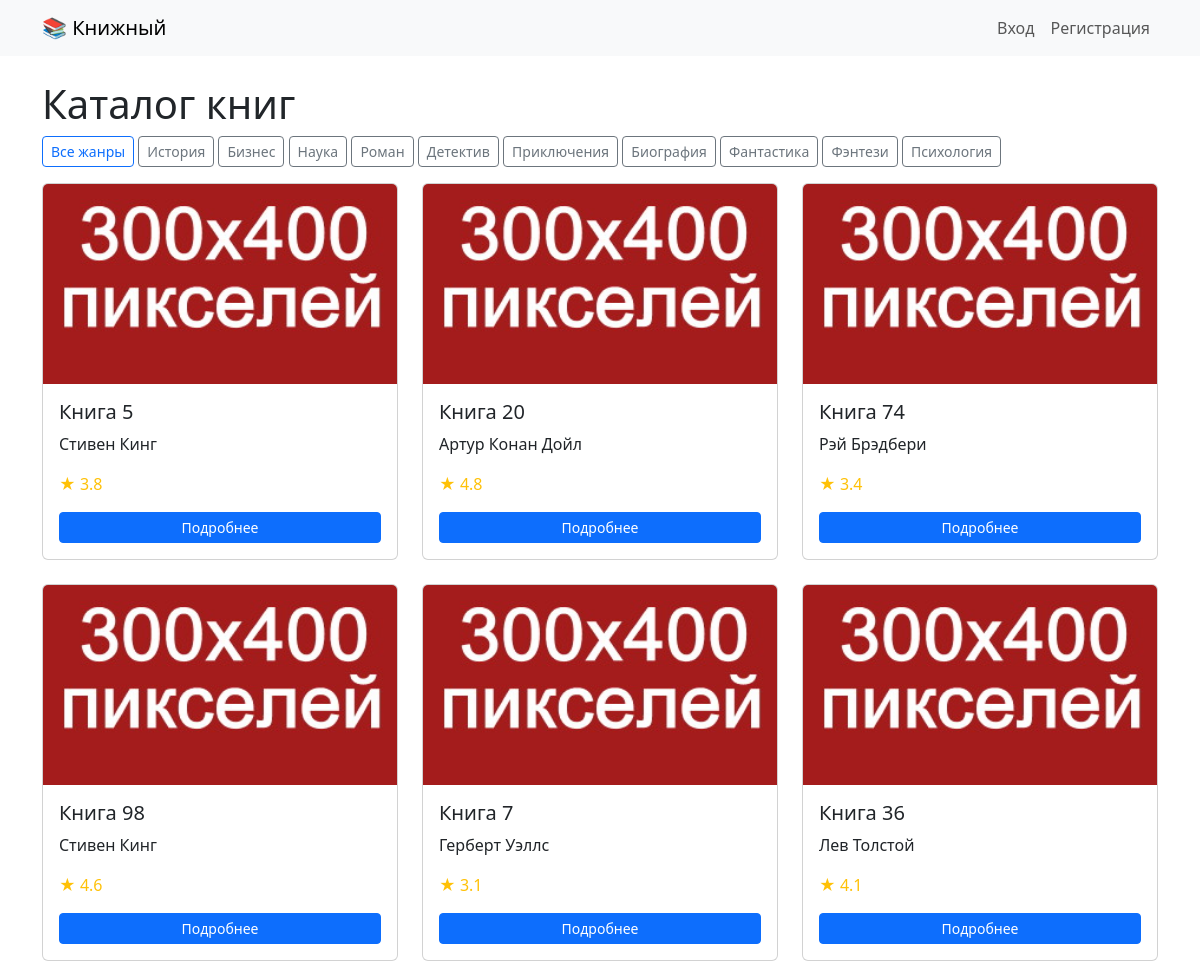
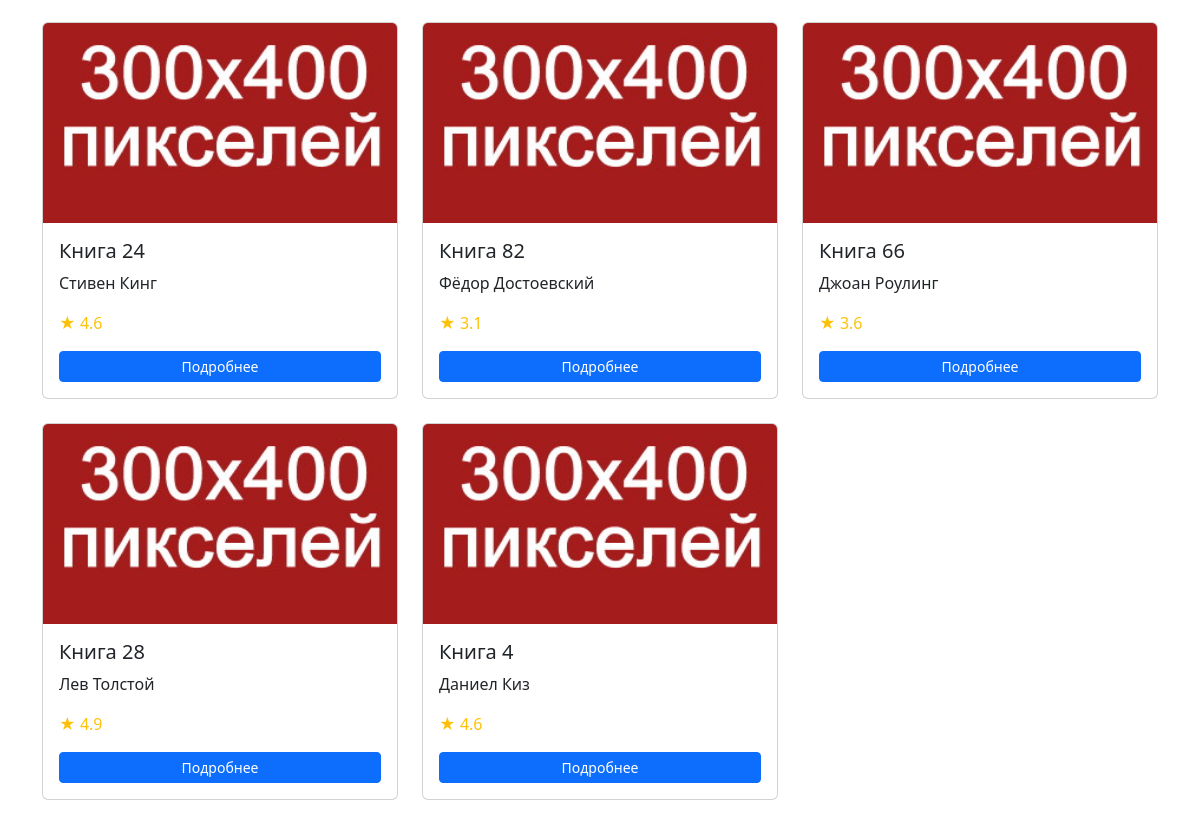
The app's page /catalog?genre=3 with its own data (2 pictures, top to bottom).
### bookstore/app/models.py (models this page shows)
class Genre(db.Model):
    id = db.Column(db.Integer, primary_key=True)
    name = db.Column(db.String(50), unique=True, nullable=False)

class Book(db.Model):
    id = db.Column(db.Integer, primary_key=True)
    title = db.Column(db.String(200), nullable=False)
    author = db.Column(db.String(100), nullable=False)
    year = db.Column(db.Integer)
    price = db.Column(db.Float, nullable=False)
    cover = db.Column(db.String(200), default='placeholder.jpg')
    description = db.Column(db.Text)
    rating = db.Column(db.Float, default=0.0)
    review_count = db.Column(db.Integer, default=0)
    genres = db.relationship('Genre', secondary=book_genre, backref='books')
    cart_items = db.relationship('CartItem', backref='book', lazy=True)
    order_items = db.relationship('OrderItem', backref='book', lazy=True)
    reviews = db.relationship('Review', backref='book', lazy=True, cascade="all, delete-orphan")

### bookstore/app/routes.py (the view)
@main.route('/catalog')
def catalog():
    genre_id = request.args.get('genre', type=int)
    if genre_id:
        books = Book.query.join(Book.genres).filter(Genre.id == genre_id).all()
    else:
        books = Book.query.all()
    genres = Genre.query.all()
    return render_template('catalog.html', books=books, genres=genres, selected_genre=genre_id)

### bookstore/app/templates/catalog.html
{% extends "base.html" %}
{% block content %}
<h1>Каталог книг</h1>
<div class="mb-3">
  <a href="{{ url_for('main.catalog') }}" class="btn btn-outline-primary btn-sm">Все жанры</a>
  {% for genre in genres %}
    <a href="{{ url_for('main.catalog', genre=genre.id) }}" class="btn btn-outline-secondary btn-sm">
      {{ genre.name }}
    </a>
  {% endfor %}
</div>
<div class="row">
{% for book in books %}
  <div class="col-md-4 mb-4">
    <div class="card h-100">
      <img src="{{ url_for('static', filename=book.cover) }}" class="card-img-top" alt="{{ book.title }}" style="height: 200px; object-fit: cover;">
      <div class="card-body d-flex flex-column">
        <h5 class="card-title">{{ book.title }}</h5>
        <p class="card-text">{{ book.author }}</p>
        <p class="text-warning">★ {{ "%.1f"|format(book.rating) }}</p>
        <a href="{{ url_for('main.book_detail', book_id=book.id) }}" class="btn btn-sm btn-primary mt-auto">Подробнее</a>
      </div>
    </div>
  </div>
{% else %}
  <p class="text-muted">Книг в этом жанре нет.</p>
{% endfor %}
</div>
{% endblock %}

### records on screen
Genre: name "История"
Genre: name "Бизнес"
Genre: name "Наука"
Genre: name "Роман"
Genre: name "Детектив"
Genre: name "Приключения"
Genre: name "Биография"
Genre: name "Фантастика"
Genre: name "Фэнтези"
Genre: name "Психология"
Book: cover (placeholder picture), title "Книга 5", author "Стивен Кинг", rating "3.8"
Book: cover (placeholder picture), title "Книга 20", author "Артур Конан Дойл", rating "4.8"
Book: cover (placeholder picture), title "Книга 74", author "Рэй Брэдбери", rating "3.4"
Book: cover (placeholder picture), title "Книга 98", author "Стивен Кинг", rating "4.6"
Book: cover (placeholder picture), title "Книга 7", author "Герберт Уэллс", rating "3.1"
Book: cover (placeholder picture), title "Книга 36", author "Лев Толстой", rating "4.1"
Book: cover (placeholder picture), title "Книга 24", author "Стивен Кинг", rating "4.6"
Book: cover (placeholder picture), title "Книга 82", author "Фёдор Достоевский", rating "3.1"
Book: cover (placeholder picture), title "Книга 66", author "Джоан Роулинг", rating "3.6"
Book: cover (placeholder picture), title "Книга 28", author "Лев Толстой", rating "4.9"
Book: cover (placeholder picture), title "Книга 4", author "Даниел Киз", rating "4.6"
